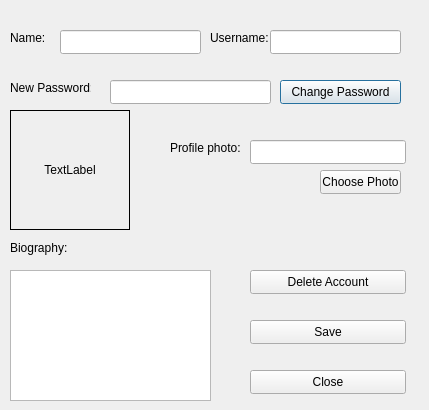
<?xml version="1.0" encoding="UTF-8"?>
<ui version="4.0">
 <class>AccountSettingsDialog</class>
 <widget class="QDialog" name="AccountSettingsDialog">
  <property name="geometry">
   <rect>
    <x>0</x>
    <y>0</y>
    <width>429</width>
    <height>410</height>
   </rect>
  </property>
  <property name="windowTitle">
   <string>Dialog</string>
  </property>
  <widget class="QLineEdit" name="fullNameLineEdit">
   <property name="geometry">
    <rect>
     <x>60</x>
     <y>30</y>
     <width>141</width>
     <height>24</height>
    </rect>
   </property>
  </widget>
  <widget class="QLineEdit" name="usernameLineEdit">
   <property name="geometry">
    <rect>
     <x>270</x>
     <y>30</y>
     <width>131</width>
     <height>24</height>
    </rect>
   </property>
  </widget>
  <widget class="QLabel" name="label_2">
   <property name="geometry">
    <rect>
     <x>10</x>
     <y>30</y>
     <width>49</width>
     <height>16</height>
    </rect>
   </property>
   <property name="text">
    <string>Name:</string>
   </property>
  </widget>
  <widget class="QLabel" name="label_3">
   <property name="geometry">
    <rect>
     <x>210</x>
     <y>30</y>
     <width>61</width>
     <height>16</height>
    </rect>
   </property>
   <property name="text">
    <string>Username:</string>
   </property>
  </widget>
  <widget class="QLabel" name="label_4">
   <property name="geometry">
    <rect>
     <x>10</x>
     <y>80</y>
     <width>81</width>
     <height>16</height>
    </rect>
   </property>
   <property name="text">
    <string>New Password:</string>
   </property>
  </widget>
  <widget class="QLineEdit" name="newPasswordLineEdit">
   <property name="geometry">
    <rect>
     <x>110</x>
     <y>80</y>
     <width>161</width>
     <height>24</height>
    </rect>
   </property>
   <property name="echoMode">
    <enum>QLineEdit::EchoMode::Password</enum>
   </property>
  </widget>
  <widget class="QPushButton" name="changePasswordButton">
   <property name="geometry">
    <rect>
     <x>280</x>
     <y>80</y>
     <width>121</width>
     <height>24</height>
    </rect>
   </property>
   <property name="text">
    <string>Change Password</string>
   </property>
  </widget>
  <widget class="QLineEdit" name="profilePhotoLineEdit">
   <property name="geometry">
    <rect>
     <x>250</x>
     <y>140</y>
     <width>156</width>
     <height>24</height>
    </rect>
   </property>
   <property name="text">
    <string/>
   </property>
   <property name="readOnly">
    <bool>true</bool>
   </property>
  </widget>
  <widget class="QPushButton" name="choosePhotoButton">
   <property name="geometry">
    <rect>
     <x>320</x>
     <y>170</y>
     <width>81</width>
     <height>24</height>
    </rect>
   </property>
   <property name="text">
    <string>Choose Photo</string>
   </property>
  </widget>
  <widget class="QPushButton" name="deleteAccountButton">
   <property name="geometry">
    <rect>
     <x>250</x>
     <y>270</y>
     <width>156</width>
     <height>24</height>
    </rect>
   </property>
   <property name="text">
    <string>Delete Account</string>
   </property>
  </widget>
  <widget class="QPushButton" name="closeButton">
   <property name="geometry">
    <rect>
     <x>250</x>
     <y>370</y>
     <width>156</width>
     <height>24</height>
    </rect>
   </property>
   <property name="text">
    <string>Close</string>
   </property>
  </widget>
  <widget class="QLabel" name="label_5">
   <property name="geometry">
    <rect>
     <x>10</x>
     <y>240</y>
     <width>57</width>
     <height>16</height>
    </rect>
   </property>
   <property name="text">
    <string>Biography:</string>
   </property>
  </widget>
  <widget class="QLabel" name="label_6">
   <property name="geometry">
    <rect>
     <x>170</x>
     <y>140</y>
     <width>71</width>
     <height>16</height>
    </rect>
   </property>
   <property name="text">
    <string>Profile photo:</string>
   </property>
  </widget>
  <widget class="QTextEdit" name="biographyTextEdit">
   <property name="geometry">
    <rect>
     <x>10</x>
     <y>270</y>
     <width>201</width>
     <height>131</height>
    </rect>
   </property>
  </widget>
  <widget class="QPushButton" name="saveProfileButton">
   <property name="geometry">
    <rect>
     <x>250</x>
     <y>320</y>
     <width>156</width>
     <height>24</height>
    </rect>
   </property>
   <property name="text">
    <string>Save</string>
   </property>
  </widget>
  <widget class="QLabel" name="profilePhotoLabel">
   <property name="geometry">
    <rect>
     <x>10</x>
     <y>110</y>
     <width>120</width>
     <height>120</height>
    </rect>
   </property>
   <property name="frameShape">
    <enum>QFrame::Shape::Box</enum>
   </property>
   <property name="text">
    <string>TextLabel</string>
   </property>
   <property name="alignment">
    <set>Qt::AlignmentFlag::AlignCenter</set>
   </property>
  </widget>
 </widget>
 <resources/>
 <connections/>
</ui>
